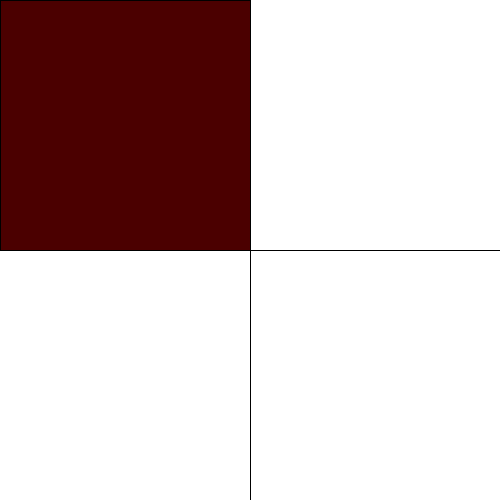
Frame 1 (no input)
Frame 60 (the mouse pressed at the canvas centre just before this capture): identical to frame 1, image omitted
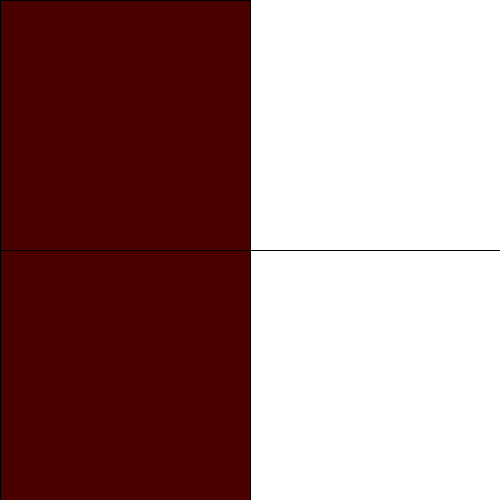
Frame 120 (the mouse held since frame 60 and released just before this capture)

The Processing sketch that drew these frames (run headless with seeded random() and noise(); from frame 60 on, the mouse is pressed at the canvas centre):

// Processing sketch: multiple_buttons
// ── multiple_buttons.pde
void setup ()
{
  size (500, 500);
  background (255);
  fill (75, 0, 0);
} 

void draw ()
{
  background (255);
  line(width/2, 0, width/2, height);
  line(0, height/2, width, height/2);
 
  if (mouseX <=width/2 && mouseY<= height/2)
  {
    rect(0, 0, width/2, height/2);
  }
  else if (mouseX >=width/2 && mouseY<height/2)
  {
   rect(width/2, 0,width/2, height/2); 
  }
   
 if (mouseX <=width/2 && mouseY>= height/2)
  {
    rect(0,height/2, width/2,height/2);
  }
  else if (mouseX >=width/2 && mouseY>=height/2)
  {
   rect(width/2, height/2,width, height); 
  }  


}
